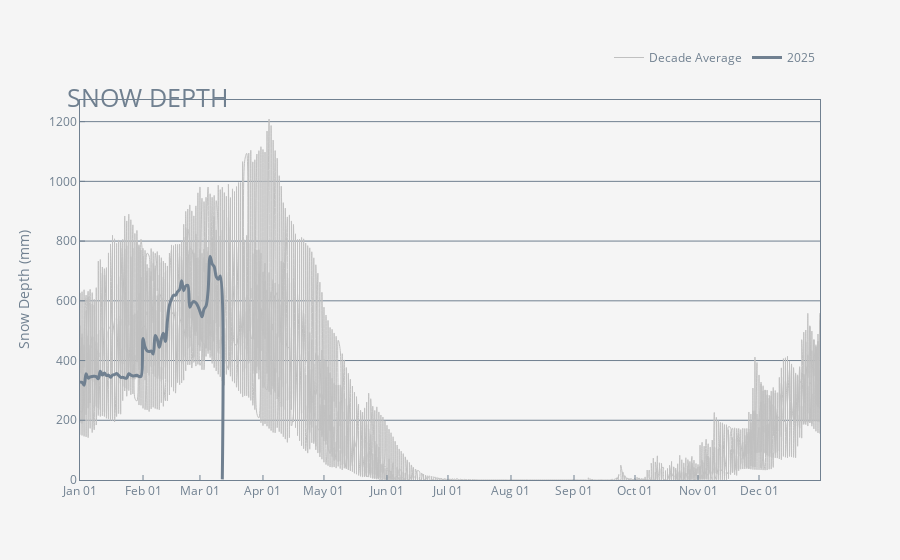

The notebook cell saved with this chart:
### Markdown cell above
### SNWD

### Code cell
#SNWD - Snow Depth

hue = 'slategrey' #line color of graph
canvas = 'whitesmoke' #background color
reference = 'silver' #color of reference line

df_SNWD_go = df_SNWD_go.sort_values(by="axisdate")
df_25_SNWD_go = df_25_SNWD_go.sort_values(by="axisdate")

fig_SNWD = go.Figure ()
fig_SNWD.add_trace(go.Scatter(x = df_SNWD_go["axisdate"],
                        y = df_SNWD_go["Daily Average"],
                        mode = "lines",
                        name = "Decade Average",
                        connectgaps = True,
                        hoverinfo = 'none',
                        line = dict(color = reference,
                                    shape = 'spline',
                                    width = 1)))
fig_SNWD.add_trace(go.Scatter(x = df_25_SNWD_go["axisdate"],
                         y = df_25_SNWD_go["Daily Average"],
                         mode = "lines",
                         name = "2025",
                         connectgaps = True,
                         line = dict(color = hue,
                                     shape = 'spline',
                                     width = 3)))
fig_SNWD.update_layout(plot_bgcolor = canvas,
                  paper_bgcolor = canvas,
                  legend_font_color = hue,
                  legend_orientation = 'h',
                  legend_yanchor = 'top',
                  legend_y = 1.15,
                  legend_xanchor = 'right',
                  legend_x = 1,
                  title = dict(text = "SNOW DEPTH",
                               font_color = hue,
                               xanchor = 'left',
                               x = 0.074,
                               font_size = 25,
                               yanchor = 'top',
                               y = 0.84)
                               )
    
fig_SNWD.update_xaxes(color = hue,
                gridcolor = hue,
                linecolor = hue,
                mirror = True,
                showgrid = False,
                ticks = "inside",
                ticklen = 5,
                tickformat= "%b %d",
                nticks = 12,
                title = dict(text = ""),
                )
fig_SNWD.update_yaxes(color = hue,
                 gridcolor = hue,
                 linecolor = hue,
                 mirror = True,
                 showgrid = True,
                 ticks = 'inside',
                 ticklen = 5,
                 zeroline = False,
                 rangemode = 'tozero',
                 title = dict(text = "Snow Depth (mm)")
                 )

fig_SNWD.show()

### Figure 1 — Plotly figure (JSON) as saved in the notebook; plotly's stock layout.template omitted (floating-point values rounded to 4 significant figures; data arrays with more than 128 entries replaced by an {"elided": "..."} marker saying what was removed)
{"data": [{"connectgaps": true, "hoverinfo": "none", "line": {"color": "silver", "shape": "spline", "width": 1}, "mode": "lines", "name": "Decade Average", "type": "scatter", "x": {"elided": "2736 str values"}, "y": {"elided": "2736 float values"}}, {"connectgaps": true, "line": {"color": "slategrey", "shape": "spline", "width": 3}, "mode": "lines", "name": "2025", "type": "scatter", "x": ["2025-01-01T00:00:00.000000000", "2025-01-02T00:00:00.000000000", "2025-01-03T00:00:00.000000000", "2025-01-04T00:00:00.000000000", "2025-01-05T00:00:00.000000000", "2025-01-06T00:00:00.000000000", "2025-01-07T00:00:00.000000000", "2025-01-08T00:00:00.000000000", "2025-01-09T00:00:00.000000000", "2025-01-10T00:00:00.000000000", "2025-01-11T00:00:00.000000000", "2025-01-12T00:00:00.000000000", "2025-01-13T00:00:00.000000000", "2025-01-14T00:00:00.000000000", "2025-01-15T00:00:00.000000000", "2025-01-16T00:00:00.000000000", "2025-01-17T00:00:00.000000000", "2025-01-18T00:00:00.000000000", "2025-01-19T00:00:00.000000000", "2025-01-20T00:00:00.000000000", "2025-01-21T00:00:00.000000000", "2025-01-22T00:00:00.000000000", "2025-01-23T00:00:00.000000000", "2025-01-24T00:00:00.000000000", "2025-01-25T00:00:00.000000000", "2025-01-26T00:00:00.000000000", "2025-01-27T00:00:00.000000000", "2025-01-28T00:00:00.000000000", "2025-01-29T00:00:00.000000000", "2025-01-30T00:00:00.000000000", "2025-01-31T00:00:00.000000000", "2025-02-01T00:00:00.000000000", "2025-02-02T00:00:00.000000000", "2025-02-03T00:00:00.000000000", "2025-02-04T00:00:00.000000000", "2025-02-05T00:00:00.000000000", "2025-02-06T00:00:00.000000000", "2025-02-07T00:00:00.000000000", "2025-02-08T00:00:00.000000000", "2025-02-09T00:00:00.000000000", "2025-02-10T00:00:00.000000000", "2025-02-11T00:00:00.000000000", "2025-02-12T00:00:00.000000000", "2025-02-13T00:00:00.000000000", "2025-02-14T00:00:00.000000000", "2025-02-15T00:00:00.000000000", "2025-02-16T00:00:00.000000000", "2025-02-17T00:00:00.000000000", "2025-02-18T00:00:00.000000000", "2025-02-19T00:00:00.000000000", "2025-02-20T00:00:00.000000000", "2025-02-21T00:00:00.000000000", "2025-02-22T00:00:00.000000000", "2025-02-23T00:00:00.000000000", "2025-02-24T00:00:00.000000000", "2025-02-25T00:00:00.000000000", "2025-02-26T00:00:00.000000000", "2025-02-27T00:00:00.000000000", "2025-02-28T00:00:00.000000000", "2025-03-01T00:00:00.000000000", "2025-03-02T00:00:00.000000000", "2025-03-03T00:00:00.000000000", "2025-03-04T00:00:00.000000000", "2025-03-05T00:00:00.000000000", "2025-03-06T00:00:00.000000000", "2025-03-07T00:00:00.000000000", "2025-03-08T00:00:00.000000000", "2025-03-09T00:00:00.000000000", "2025-03-10T00:00:00.000000000", "2025-03-11T00:00:00.000000000", "2025-03-12T00:00:00.000000000"], "y": [326.8, 327.2, 317.3, 355.9, 341.1, 345.1, 346.8, 347.1, 346.1, 338.8, 364.4, 351.9, 358.0, 349.6, 351.4, 343.8, 351.7, 352.8, 356.3, 350.6, 343.6, 343.9, 341.3, 341.9, 355.7, 351.3, 348.5, 349.0, 350.8, 346.7, 346.8, 474.0, 444.9, 432.6, 429.9, 432.0, 422.0, 483.6, 471.3, 444.2, 472.3, 491.0, 463.5, 533.3, 585.6, 605.3, 618.9, 618.5, 630.5, 637.6, 667.0, 634.1, 649.7, 651.8, 578.6, 591.7, 597.8, 593.4, 582.1, 564.7, 546.3, 572.4, 582.6, 632.3, 748.3, 724.0, 714.4, 680.9, 672.0, 683.1, 2.125]}], "layout": {"legend": {"font": {"color": "slategrey"}, "orientation": "h", "x": 1, "xanchor": "right", "y": 1.15, "yanchor": "top"}, "paper_bgcolor": "whitesmoke", "plot_bgcolor": "whitesmoke", "title": {"font": {"color": "slategrey", "size": 25}, "text": "SNOW DEPTH", "x": 0.074, "xanchor": "left", "y": 0.84, "yanchor": "top"}, "xaxis": {"color": "slategrey", "gridcolor": "slategrey", "linecolor": "slategrey", "mirror": true, "nticks": 12, "showgrid": false, "tickformat": "%b %d", "ticklen": 5, "ticks": "inside", "title": {"text": ""}}, "yaxis": {"color": "slategrey", "gridcolor": "slategrey", "linecolor": "slategrey", "mirror": true, "rangemode": "tozero", "showgrid": true, "ticklen": 5, "ticks": "inside", "title": {"text": "Snow Depth (mm)"}, "zeroline": false}}}
